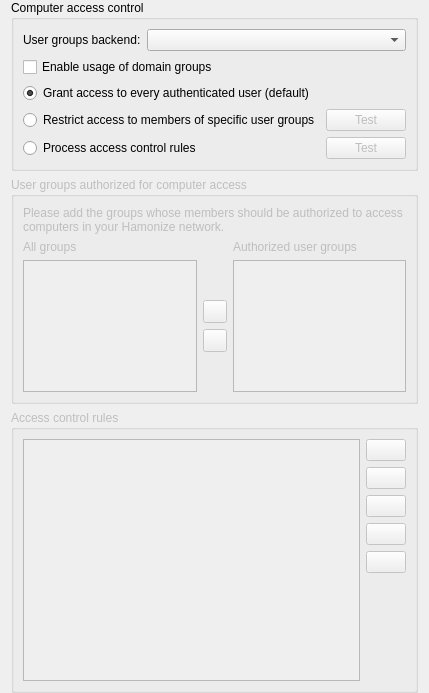
<?xml version="1.0" encoding="UTF-8"?>
<ui version="4.0">
 <class>AccessControlPage</class>
 <widget class="QWidget" name="AccessControlPage">
  <property name="windowTitle">
   <string notr="true">Form</string>
  </property>
  <layout class="QVBoxLayout" name="verticalLayout">
   <property name="topMargin">
    <number>0</number>
   </property>
   <property name="bottomMargin">
    <number>0</number>
   </property>
   <item>
    <widget class="QGroupBox" name="groupBox_19">
     <property name="title">
      <string>Computer access control</string>
     </property>
     <layout class="QGridLayout" name="gridLayout" columnstretch="1,0">
      <item row="3" column="0">
       <widget class="QRadioButton" name="isAccessRestrictedToUserGroups">
        <property name="text">
         <string>Restrict access to members of specific user groups</string>
        </property>
        <attribute name="buttonGroup">
         <string notr="true">accessControlModeGroup</string>
        </attribute>
       </widget>
      </item>
      <item row="0" column="0" colspan="2">
       <layout class="QHBoxLayout" name="horizontalLayout" stretch="0,1">
        <item>
         <widget class="QLabel" name="label">
          <property name="text">
           <string>User groups backend:</string>
          </property>
         </widget>
        </item>
        <item>
         <widget class="QComboBox" name="accessControlUserGroupsBackend"/>
        </item>
       </layout>
      </item>
      <item row="3" column="1">
       <widget class="QPushButton" name="testUserGroupsAccessControlButton">
        <property name="enabled">
         <bool>false</bool>
        </property>
        <property name="text">
         <string>Test</string>
        </property>
        <property name="icon">
         <iconset resource="../../core/resources/core.qrc">
          <normaloff>:/core/dialog-ok-apply.png</normaloff>:/core/dialog-ok-apply.png</iconset>
        </property>
       </widget>
      </item>
      <item row="4" column="0">
       <widget class="QRadioButton" name="isAccessControlRulesProcessingEnabled">
        <property name="text">
         <string>Process access control rules</string>
        </property>
        <attribute name="buttonGroup">
         <string notr="true">accessControlModeGroup</string>
        </attribute>
       </widget>
      </item>
      <item row="4" column="1">
       <widget class="QPushButton" name="testAccessControlRulesButton">
        <property name="enabled">
         <bool>false</bool>
        </property>
        <property name="text">
         <string>Test</string>
        </property>
        <property name="icon">
         <iconset resource="../../core/resources/core.qrc">
          <normaloff>:/core/dialog-ok-apply.png</normaloff>:/core/dialog-ok-apply.png</iconset>
        </property>
       </widget>
      </item>
      <item row="2" column="0">
       <widget class="QRadioButton" name="skipAccessControl">
        <property name="text">
         <string>Grant access to every authenticated user (default)</string>
        </property>
        <property name="checked">
         <bool>true</bool>
        </property>
        <attribute name="buttonGroup">
         <string notr="true">accessControlModeGroup</string>
        </attribute>
       </widget>
      </item>
      <item row="1" column="0" colspan="2">
       <widget class="QCheckBox" name="domainGroupsForAccessControlEnabled">
        <property name="text">
         <string>Enable usage of domain groups</string>
        </property>
       </widget>
      </item>
     </layout>
    </widget>
   </item>
   <item>
    <widget class="QGroupBox" name="groupBox">
     <property name="enabled">
      <bool>false</bool>
     </property>
     <property name="title">
      <string>User groups authorized for computer access</string>
     </property>
     <layout class="QGridLayout" name="gridLayout_18">
      <item row="2" column="0">
       <widget class="QListWidget" name="allGroupsList">
        <property name="sizeAdjustPolicy">
         <enum>QAbstractScrollArea::AdjustToContents</enum>
        </property>
        <property name="sortingEnabled">
         <bool>true</bool>
        </property>
       </widget>
      </item>
      <item row="0" column="0" colspan="3">
       <widget class="QLabel" name="label_40">
        <property name="text">
         <string>Please add the groups whose members should be authorized to access computers in your Hamonize network.</string>
        </property>
        <property name="wordWrap">
         <bool>true</bool>
        </property>
       </widget>
      </item>
      <item row="1" column="2">
       <widget class="QLabel" name="authorizedUserGroups">
        <property name="text">
         <string>Authorized user groups</string>
        </property>
       </widget>
      </item>
      <item row="2" column="2">
       <widget class="QListWidget" name="accessGroupsList">
        <property name="sizeAdjustPolicy">
         <enum>QAbstractScrollArea::AdjustToContents</enum>
        </property>
        <property name="sortingEnabled">
         <bool>true</bool>
        </property>
       </widget>
      </item>
      <item row="1" column="0">
       <widget class="QLabel" name="label_42">
        <property name="text">
         <string>All groups</string>
        </property>
       </widget>
      </item>
      <item row="2" column="1">
       <layout class="QVBoxLayout" name="verticalLayout_18">
        <item>
         <spacer name="verticalSpacer_15">
          <property name="orientation">
           <enum>Qt::Vertical</enum>
          </property>
          <property name="sizeHint" stdset="0">
           <size>
            <width>20</width>
            <height>40</height>
           </size>
          </property>
         </spacer>
        </item>
        <item>
         <widget class="QToolButton" name="addAccessGroupButton">
          <property name="icon">
           <iconset resource="../../core/resources/core.qrc">
            <normaloff>:/core/go-next.png</normaloff>:/core/go-next.png</iconset>
          </property>
         </widget>
        </item>
        <item>
         <widget class="QToolButton" name="removeAccessGroupButton">
          <property name="icon">
           <iconset resource="../../core/resources/core.qrc">
            <normaloff>:/core/go-previous.png</normaloff>:/core/go-previous.png</iconset>
          </property>
         </widget>
        </item>
        <item>
         <spacer name="verticalSpacer_16">
          <property name="orientation">
           <enum>Qt::Vertical</enum>
          </property>
          <property name="sizeHint" stdset="0">
           <size>
            <width>20</width>
            <height>40</height>
           </size>
          </property>
         </spacer>
        </item>
       </layout>
      </item>
     </layout>
    </widget>
   </item>
   <item>
    <widget class="QGroupBox" name="groupBox_2">
     <property name="enabled">
      <bool>false</bool>
     </property>
     <property name="title">
      <string>Access control rules</string>
     </property>
     <layout class="QGridLayout" name="gridLayout_23">
      <item row="6" column="1">
       <spacer name="verticalSpacer_12">
        <property name="orientation">
         <enum>Qt::Vertical</enum>
        </property>
        <property name="sizeHint" stdset="0">
         <size>
          <width>20</width>
          <height>88</height>
         </size>
        </property>
       </spacer>
      </item>
      <item row="3" column="1">
       <widget class="QPushButton" name="moveAccessControlRuleUpButton">
        <property name="toolTip">
         <string>Move selected rule up</string>
        </property>
        <property name="icon">
         <iconset resource="../../core/resources/core.qrc">
          <normaloff>:/core/go-up.png</normaloff>:/core/go-up.png</iconset>
        </property>
       </widget>
      </item>
      <item row="2" column="1">
       <widget class="QPushButton" name="editAccessControlRuleButton">
        <property name="toolTip">
         <string>Edit selected rule</string>
        </property>
        <property name="text">
         <string/>
        </property>
        <property name="icon">
         <iconset resource="../../core/resources/core.qrc">
          <normaloff>:/core/document-edit.png</normaloff>:/core/document-edit.png</iconset>
        </property>
       </widget>
      </item>
      <item row="0" column="1">
       <widget class="QPushButton" name="addAccessControlRuleButton">
        <property name="toolTip">
         <string>Add access control rule</string>
        </property>
        <property name="text">
         <string/>
        </property>
        <property name="icon">
         <iconset resource="../../core/resources/core.qrc">
          <normaloff>:/core/list-add.png</normaloff>:/core/list-add.png</iconset>
        </property>
       </widget>
      </item>
      <item row="1" column="1">
       <widget class="QPushButton" name="removeAccessControlRule">
        <property name="toolTip">
         <string>Remove access control rule</string>
        </property>
        <property name="text">
         <string/>
        </property>
        <property name="icon">
         <iconset resource="../../core/resources/core.qrc">
          <normaloff>:/core/edit-delete.png</normaloff>:/core/edit-delete.png</iconset>
        </property>
       </widget>
      </item>
      <item row="0" column="0" rowspan="7">
       <widget class="QListView" name="accessControlRulesView">
        <property name="sizeAdjustPolicy">
         <enum>QAbstractScrollArea::AdjustToContents</enum>
        </property>
        <property name="editTriggers">
         <set>QAbstractItemView::NoEditTriggers</set>
        </property>
       </widget>
      </item>
      <item row="4" column="1">
       <widget class="QPushButton" name="moveAccessControlRuleDownButton">
        <property name="toolTip">
         <string>Move selected rule down</string>
        </property>
        <property name="icon">
         <iconset resource="../../core/resources/core.qrc">
          <normaloff>:/core/go-down.png</normaloff>:/core/go-down.png</iconset>
        </property>
       </widget>
      </item>
      <item row="5" column="1">
       <widget class="QLabel" name="accessControlRules">
        <property name="text">
         <string/>
        </property>
       </widget>
      </item>
     </layout>
    </widget>
   </item>
  </layout>
 </widget>
 <tabstops>
  <tabstop>skipAccessControl</tabstop>
  <tabstop>isAccessRestrictedToUserGroups</tabstop>
  <tabstop>isAccessControlRulesProcessingEnabled</tabstop>
  <tabstop>testUserGroupsAccessControlButton</tabstop>
  <tabstop>testAccessControlRulesButton</tabstop>
  <tabstop>allGroupsList</tabstop>
  <tabstop>addAccessGroupButton</tabstop>
  <tabstop>removeAccessGroupButton</tabstop>
  <tabstop>accessGroupsList</tabstop>
  <tabstop>accessControlRulesView</tabstop>
  <tabstop>addAccessControlRuleButton</tabstop>
  <tabstop>removeAccessControlRule</tabstop>
  <tabstop>editAccessControlRuleButton</tabstop>
  <tabstop>moveAccessControlRuleUpButton</tabstop>
  <tabstop>moveAccessControlRuleDownButton</tabstop>
 </tabstops>
 <resources>
  <include location="../../core/resources/core.qrc"/>
 </resources>
 <connections>
  <connection>
   <sender>addAccessGroupButton</sender>
   <signal>clicked()</signal>
   <receiver>AccessControlPage</receiver>
   <slot>addAccessGroup()</slot>
   <hints>
    <hint type="sourcelabel">
     <x>494</x>
     <y>412</y>
    </hint>
    <hint type="destinationlabel">
     <x>494</x>
     <y>404</y>
    </hint>
   </hints>
  </connection>
  <connection>
   <sender>removeAccessGroupButton</sender>
   <signal>clicked()</signal>
   <receiver>AccessControlPage</receiver>
   <slot>removeAccessGroup()</slot>
   <hints>
    <hint type="sourcelabel">
     <x>494</x>
     <y>455</y>
    </hint>
    <hint type="destinationlabel">
     <x>494</x>
     <y>404</y>
    </hint>
   </hints>
  </connection>
  <connection>
   <sender>addAccessControlRuleButton</sender>
   <signal>clicked()</signal>
   <receiver>AccessControlPage</receiver>
   <slot>addAccessControlRule()</slot>
   <hints>
    <hint type="sourcelabel">
     <x>935</x>
     <y>580</y>
    </hint>
    <hint type="destinationlabel">
     <x>494</x>
     <y>404</y>
    </hint>
   </hints>
  </connection>
  <connection>
   <sender>removeAccessControlRule</sender>
   <signal>clicked()</signal>
   <receiver>AccessControlPage</receiver>
   <slot>removeAccessControlRule()</slot>
   <hints>
    <hint type="sourcelabel">
     <x>935</x>
     <y>622</y>
    </hint>
    <hint type="destinationlabel">
     <x>494</x>
     <y>404</y>
    </hint>
   </hints>
  </connection>
  <connection>
   <sender>editAccessControlRuleButton</sender>
   <signal>clicked()</signal>
   <receiver>AccessControlPage</receiver>
   <slot>editAccessControlRule()</slot>
   <hints>
    <hint type="sourcelabel">
     <x>935</x>
     <y>665</y>
    </hint>
    <hint type="destinationlabel">
     <x>494</x>
     <y>404</y>
    </hint>
   </hints>
  </connection>
  <connection>
   <sender>moveAccessControlRuleDownButton</sender>
   <signal>clicked()</signal>
   <receiver>AccessControlPage</receiver>
   <slot>moveAccessControlRuleDown()</slot>
   <hints>
    <hint type="sourcelabel">
     <x>935</x>
     <y>749</y>
    </hint>
    <hint type="destinationlabel">
     <x>494</x>
     <y>404</y>
    </hint>
   </hints>
  </connection>
  <connection>
   <sender>moveAccessControlRuleUpButton</sender>
   <signal>clicked()</signal>
   <receiver>AccessControlPage</receiver>
   <slot>moveAccessControlRuleUp()</slot>
   <hints>
    <hint type="sourcelabel">
     <x>935</x>
     <y>707</y>
    </hint>
    <hint type="destinationlabel">
     <x>494</x>
     <y>404</y>
    </hint>
   </hints>
  </connection>
  <connection>
   <sender>isAccessRestrictedToUserGroups</sender>
   <signal>toggled(bool)</signal>
   <receiver>groupBox</receiver>
   <slot>setEnabled(bool)</slot>
   <hints>
    <hint type="sourcelabel">
     <x>494</x>
     <y>114</y>
    </hint>
    <hint type="destinationlabel">
     <x>494</x>
     <y>354</y>
    </hint>
   </hints>
  </connection>
  <connection>
   <sender>isAccessControlRulesProcessingEnabled</sender>
   <signal>toggled(bool)</signal>
   <receiver>groupBox_2</receiver>
   <slot>setEnabled(bool)</slot>
   <hints>
    <hint type="sourcelabel">
     <x>494</x>
     <y>160</y>
    </hint>
    <hint type="destinationlabel">
     <x>494</x>
     <y>660</y>
    </hint>
   </hints>
  </connection>
  <connection>
   <sender>accessControlRulesView</sender>
   <signal>doubleClicked(QModelIndex)</signal>
   <receiver>AccessControlPage</receiver>
   <slot>editAccessControlRule()</slot>
   <hints>
    <hint type="sourcelabel">
     <x>331</x>
     <y>791</y>
    </hint>
    <hint type="destinationlabel">
     <x>983</x>
     <y>527</y>
    </hint>
   </hints>
  </connection>
  <connection>
   <sender>testUserGroupsAccessControlButton</sender>
   <signal>clicked()</signal>
   <receiver>AccessControlPage</receiver>
   <slot>testUserGroupsAccessControl()</slot>
   <hints>
    <hint type="sourcelabel">
     <x>920</x>
     <y>118</y>
    </hint>
    <hint type="destinationlabel">
     <x>986</x>
     <y>114</y>
    </hint>
   </hints>
  </connection>
  <connection>
   <sender>testAccessControlRulesButton</sender>
   <signal>clicked()</signal>
   <receiver>AccessControlPage</receiver>
   <slot>testAccessControlRules()</slot>
   <hints>
    <hint type="sourcelabel">
     <x>933</x>
     <y>167</y>
    </hint>
    <hint type="destinationlabel">
     <x>984</x>
     <y>162</y>
    </hint>
   </hints>
  </connection>
  <connection>
   <sender>isAccessRestrictedToUserGroups</sender>
   <signal>toggled(bool)</signal>
   <receiver>testUserGroupsAccessControlButton</receiver>
   <slot>setEnabled(bool)</slot>
   <hints>
    <hint type="sourcelabel">
     <x>447</x>
     <y>116</y>
    </hint>
    <hint type="destinationlabel">
     <x>914</x>
     <y>116</y>
    </hint>
   </hints>
  </connection>
  <connection>
   <sender>isAccessControlRulesProcessingEnabled</sender>
   <signal>toggled(bool)</signal>
   <receiver>testAccessControlRulesButton</receiver>
   <slot>setEnabled(bool)</slot>
   <hints>
    <hint type="sourcelabel">
     <x>447</x>
     <y>166</y>
    </hint>
    <hint type="destinationlabel">
     <x>914</x>
     <y>166</y>
    </hint>
   </hints>
  </connection>
  <connection>
   <sender>allGroupsList</sender>
   <signal>doubleClicked(QModelIndex)</signal>
   <receiver>AccessControlPage</receiver>
   <slot>addAccessGroup()</slot>
   <hints>
    <hint type="sourcelabel">
     <x>181</x>
     <y>464</y>
    </hint>
    <hint type="destinationlabel">
     <x>357</x>
     <y>484</y>
    </hint>
   </hints>
  </connection>
  <connection>
   <sender>accessGroupsList</sender>
   <signal>doubleClicked(QModelIndex)</signal>
   <receiver>AccessControlPage</receiver>
   <slot>removeAccessGroup()</slot>
   <hints>
    <hint type="sourcelabel">
     <x>534</x>
     <y>464</y>
    </hint>
    <hint type="destinationlabel">
     <x>357</x>
     <y>484</y>
    </hint>
   </hints>
  </connection>
 </connections>
 <slots>
  <slot>addAccessGroup()</slot>
  <slot>removeAccessGroup()</slot>
  <slot>addAccessControlRule()</slot>
  <slot>removeAccessControlRule()</slot>
  <slot>editAccessControlRule()</slot>
  <slot>moveAccessControlRuleUp()</slot>
  <slot>moveAccessControlRuleDown()</slot>
  <slot>testAccessControlRules()</slot>
  <slot>testUserGroupsAccessControl()</slot>
 </slots>
 <buttongroups>
  <buttongroup name="accessControlModeGroup"/>
 </buttongroups>
</ui>
